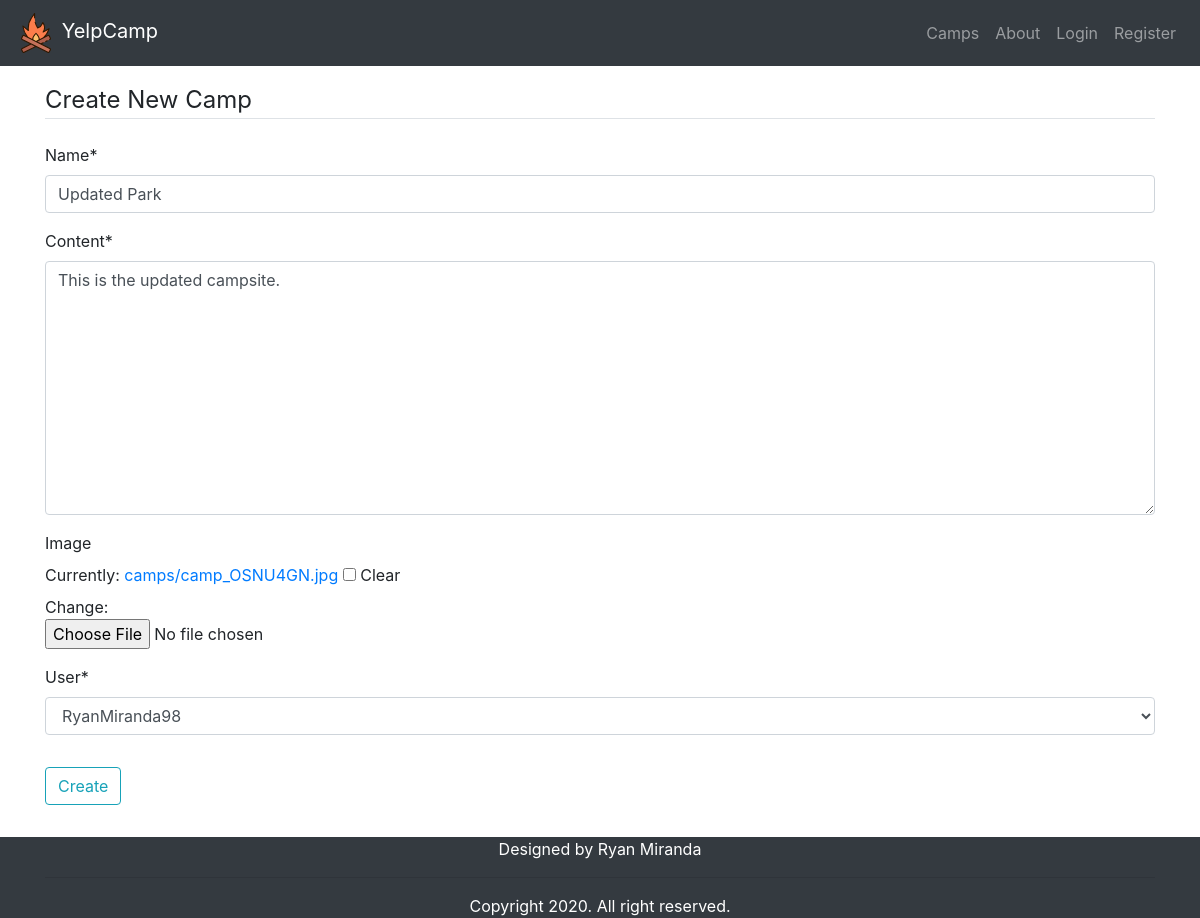
Page /camps/update/2 on the committed database.
### camps/models.py (models this page shows, shortened)
class Camp(models.Model):
    name = models.CharField(max_length=100, null=False, blank=False)
    content = models.TextField(max_length=200, null=False, blank=False)
    image = models.ImageField(upload_to='camps', null=True, blank=True)
    posted_date = models.DateTimeField(auto_now_add=True)
    edited_date = models.DateTimeField(auto_now=True)
    user = models.ForeignKey(User, on_delete=models.CASCADE)

### camps/views.py (the view)
# urls.py: path('update/<int:pk>', views.updateCamp, name='update_camp'),
def updateCamp(request, pk):
    camp = get_object_or_404(Camp, pk=pk)
    task = 'Update'
    if request.method == "POST":
        form = CreateCampForm(request.POST, instance=camp)
        if form.is_valid():
            form.save()
            messages.success(request, 'Successfully updated camp!')
    else:
        form = CreateCampForm(instance=camp)
    return render(request, 'camps/create.html', {'form':form, 'task':task})

### camps/forms.py
class CreateCampForm(forms.ModelForm):
    class Meta:
        model = Camp
        fields = '__all__'

### camps/templates/camps/create.html (shortened to what this page needs)
{% extends 'users/base.html' %}
{% load crispy_forms_tags %}
{% block content %}
    <form action="" method="POST">
        <fieldset class="form-group">
            <legend class="border-bottom mb-4">Create New Camp</legend>
            {{ form|crispy }}
        </fieldset>
        <div class="form-group">
            <button class="btn btn-outline-info" type="submit">Create</button>
        </div>
    </form>
{% endblock %}

### static/css/styles.css (style rules this page uses)
body { margin: 0; padding: 0; }

### rows in the picture
Camp: name "Updated Park", content "This is the updated campsite.", user "RyanMiranda98"
